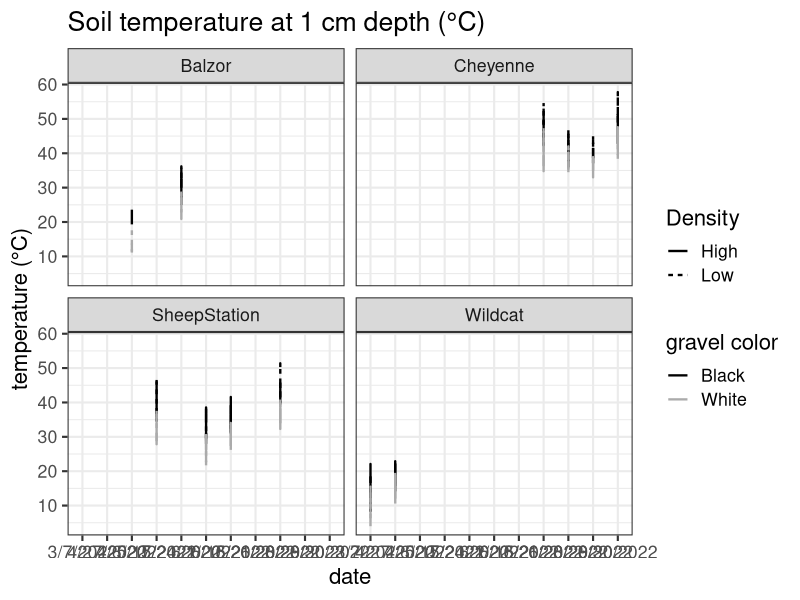
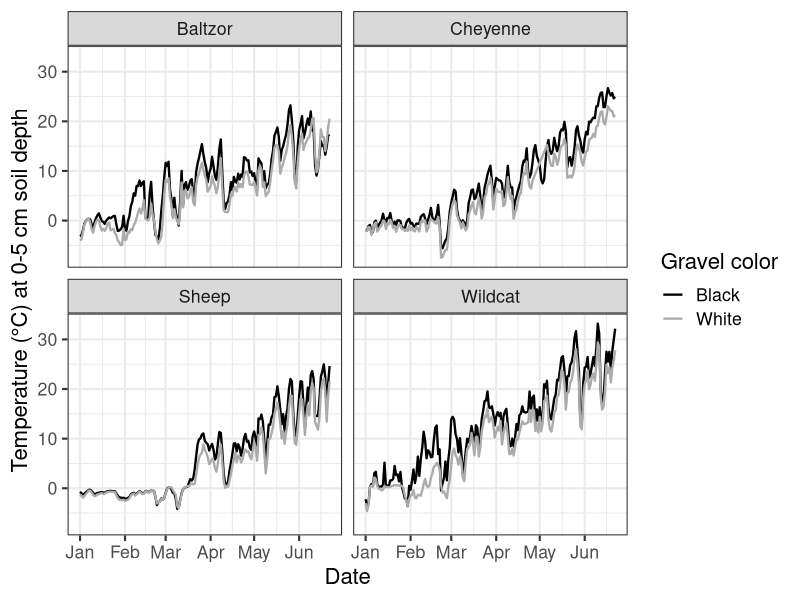
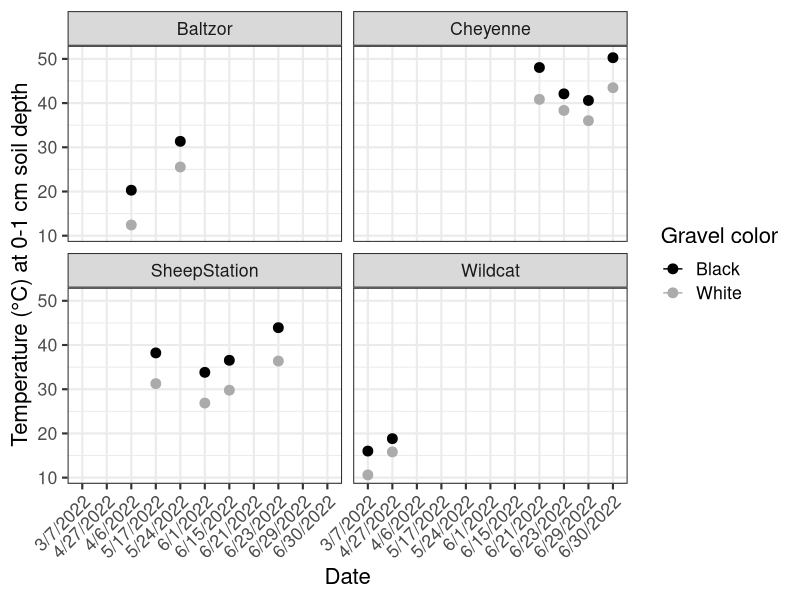

The R script that drew these images, in order:
library(tidyverse)

temp_m <- read_csv("data/micrositetemperature.csv")
temp <- read_csv("data/BCtemploggers.csv")

theme_set(theme_bw(base_size = 16))

temp %>%
  filter(Site == "Balzor" & Color == "Black") %>% 
  arrange(Date) %>% 
  print(n = Inf)
# Baltzor data on black gravel goes until Jun-22

# Cut all data to be between Jan-1 and Jun-22
clean_dat <- temp %>% filter(Date >= "2022-01-01" & Date <= "2022-06-22")

clean_dat %>% 
  mutate(Site = case_when(Site == "Balzor" ~ "Baltzor",
                          T ~ Site)) %>% 
  ggplot(aes(x = Date, y = Temp_C, color = Color)) +
  geom_line(linewidth = 0.8) +
  facet_wrap(~Site) +
  scale_color_manual(values = c("black", "gray67")) +
  labs(y = "Temperature (°C) at 0-5 cm soil depth", x = "Date", color = "Gravel color") -> soil05

png("figs/FigS3.png", width = 8, height = 6, res = 300, units = "in")
soil05
dev.off()

clean_dat %>% 
  select(Site, Date, Color, Temp_C) %>% 
  spread(key = Color, value = Temp_C) %>% 
  mutate(Diff = Black - White) %>% 
  group_by(Site) %>% 
  summarize(mean_black = mean(Black, na.rm = T),
            sd_black = sd(Black, na.rm = T)/sqrt(n()),
            mean_white = mean(White, na.rm = T),
            sd_white = sd(White, na.rm = T)/sqrt(n()),
            mean_diff = mean(Diff, na.rm = T),
            sd_diff = sd(Diff, na.rm = T)/sqrt(n()))

temp_m %>% 
  ggplot(aes(x = Date, y = SoilT_1cm, color = Color, linetype = Density)) +
  geom_line(linewidth = 0.8) +
  facet_wrap(~Site) +
  scale_color_manual(values = c("black", "gray67")) +
  labs(y = "temperature (°C)", x = "date", color = "gravel color") +
  ggtitle("Soil temperature at 1 cm depth (°C)")

temp_m %>% 
  mutate(Site = case_when(Site == "Balzor" ~ "Baltzor",
                          T ~ Site))  %>% 
  group_by(Site, Date, Color) %>% 
  summarize(mean = mean(SoilT_1cm, na.rm = T),
            se = sd(SoilT_1cm)/sqrt(n())) %>% 
  ungroup() %>% 
  ggplot(aes(x = Date, y = mean, color = Color)) +
  geom_point(size = 3) +
  facet_wrap(~Site) +
  geom_errorbar(aes(x = Date, ymin = mean - se, ymax = mean + se), width = 0.1) +
  labs(x = "Date", y = "Temperature (°C) at 0-1 cm soil depth",
       color = "Gravel color") +
  scale_color_manual(values = c("black", "gray67")) +
  theme(axis.text.x = element_text(angle = 45, hjust = 1)) -> soil_temp

temp_m %>% 
  group_by(Site, Color) %>% 
  summarize(mean = mean(SoilT_1cm, na.rm = T)) %>% 
  spread(key = Color, value = mean) %>% 
  mutate(diff = Black - White)


png("figs/FigS2_soil_temp.png", width = 8, height = 6, res = 300, units = "in")
soil_temp
dev.off()
